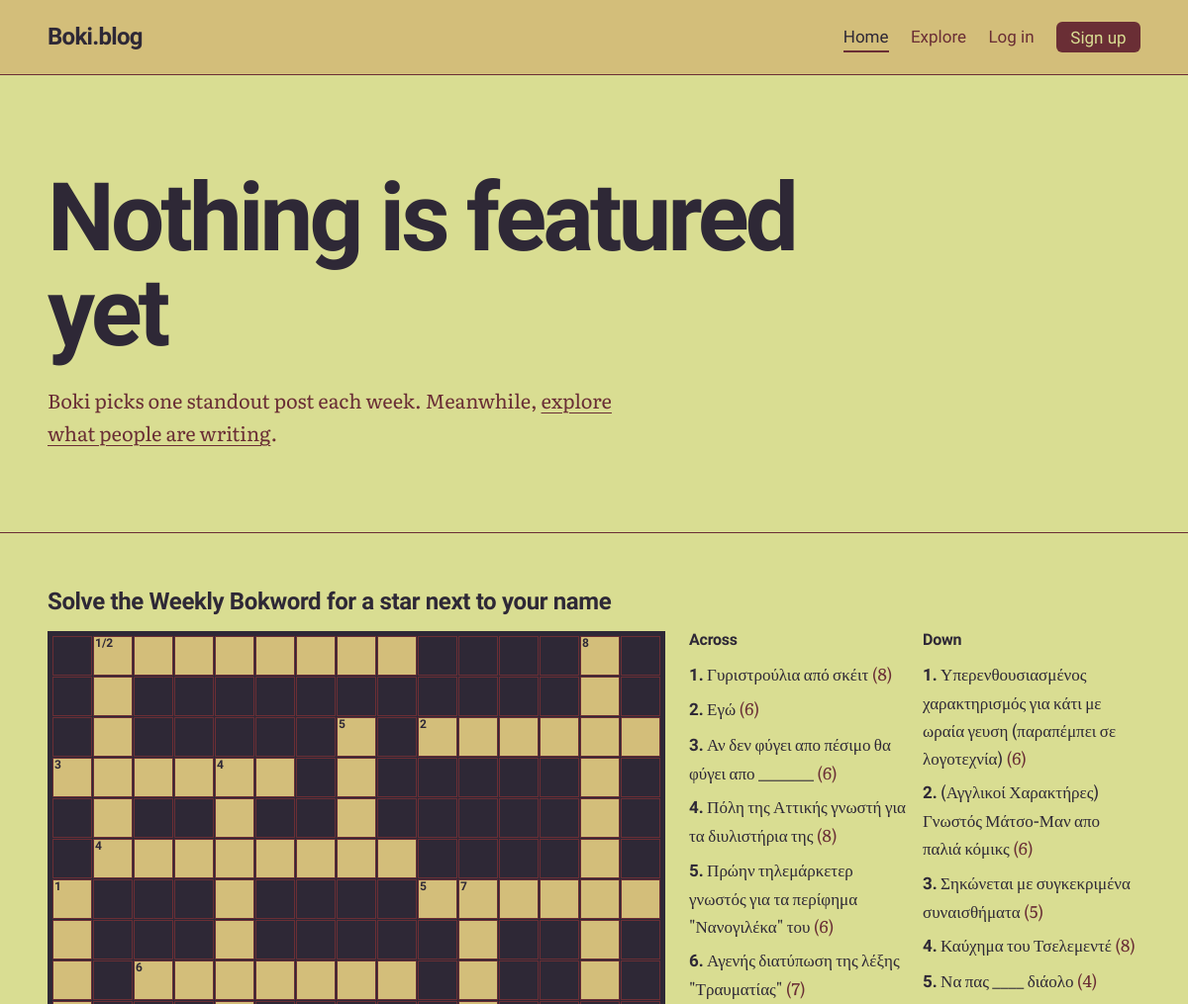
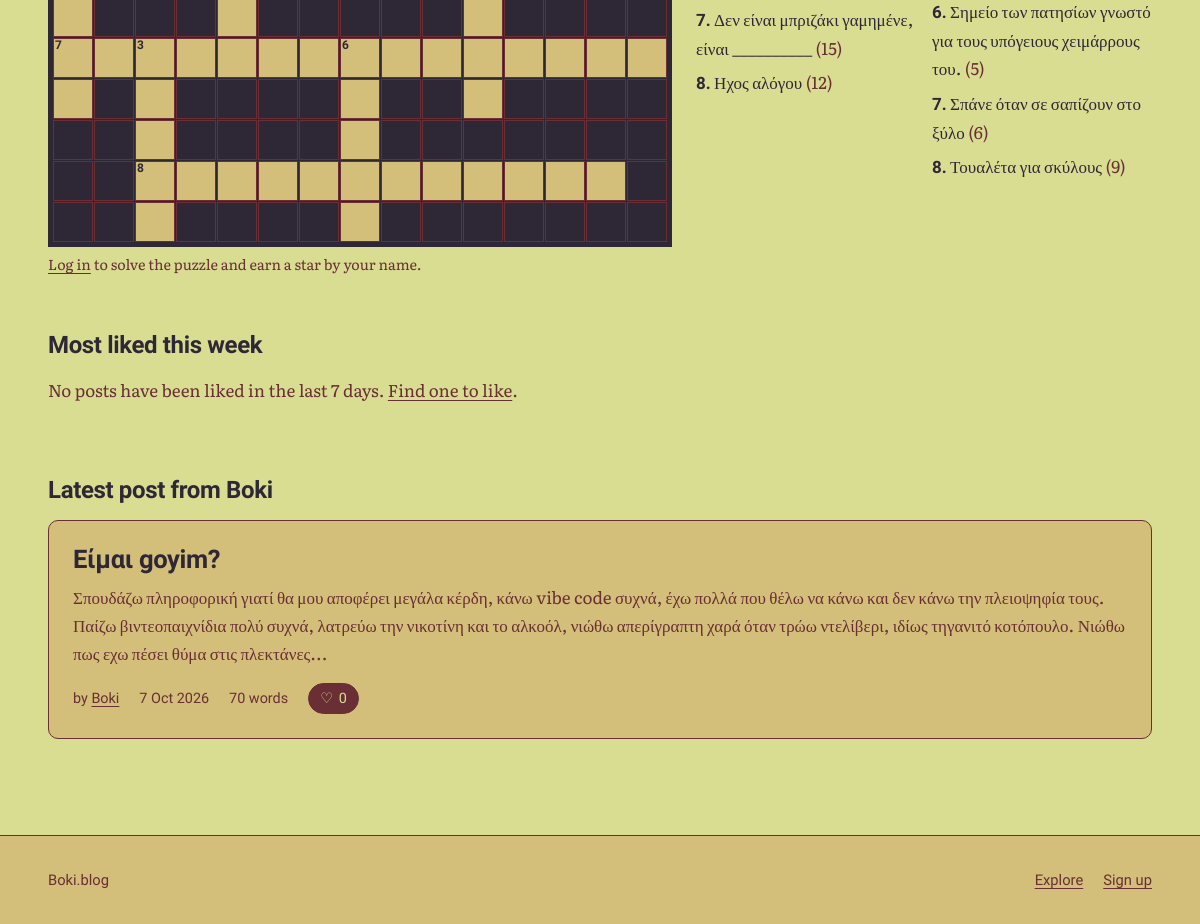
The app's page /, older data (2 pictures, top to bottom).
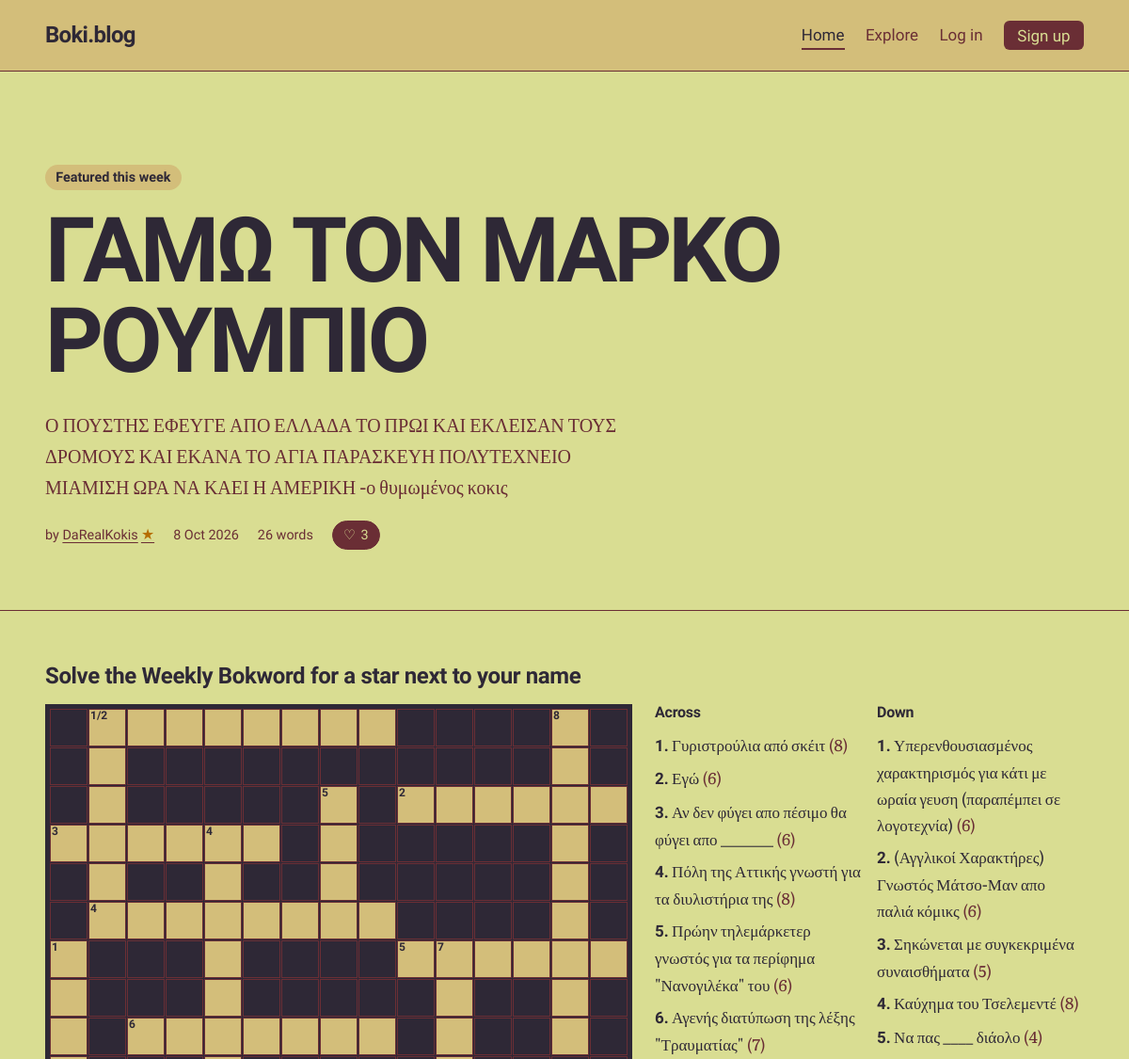
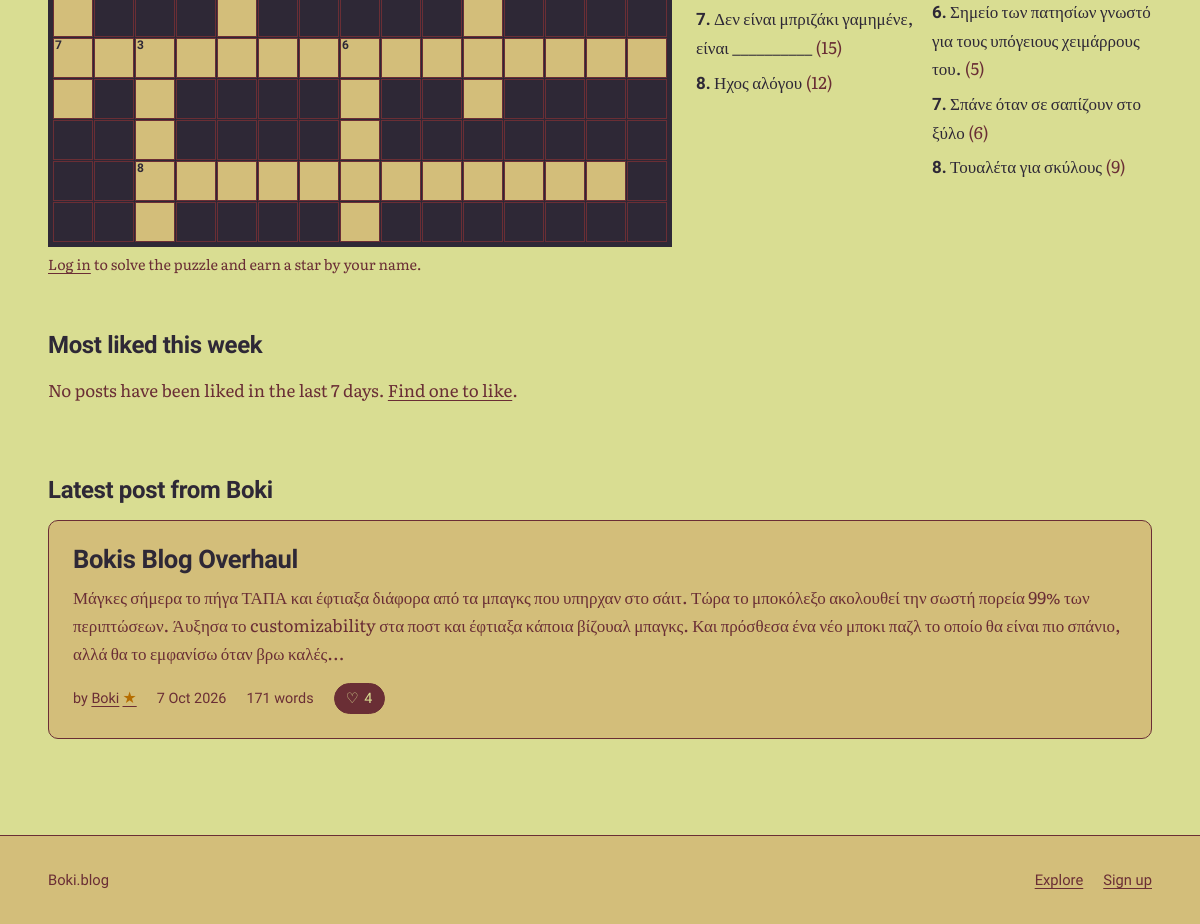
The same page, newer data (2 pictures, top to bottom).
### tables this page shows
CREATE TABLE posts (
    id         INTEGER PRIMARY KEY,
    user_id    INTEGER NOT NULL REFERENCES users(id) ON DELETE CASCADE,
    title      TEXT NOT NULL,
    body       TEXT NOT NULL,
    created_at TEXT NOT NULL DEFAULT (datetime('now')),
    updated_at TEXT,
    image      TEXT,
    text_color TEXT NOT NULL DEFAULT '#2E2836',
    title_color TEXT NOT NULL DEFAULT '#2E2836',
    background_color TEXT NOT NULL DEFAULT '#D9DD92'
, accent_color TEXT NOT NULL DEFAULT '#6A2E35', surface_color TEXT NOT NULL DEFAULT '#D3BE7A', button_text_color TEXT NOT NULL DEFAULT '#D9DD92');

CREATE TABLE users (
    id            INTEGER PRIMARY KEY,
    username      TEXT NOT NULL UNIQUE COLLATE NOCASE,
    password_hash TEXT NOT NULL,
    is_admin      INTEGER NOT NULL DEFAULT 0,
    created_at    TEXT NOT NULL DEFAULT (datetime('now')),
    bio           TEXT NOT NULL DEFAULT '',
    avatar        TEXT,
    profile_bg    TEXT NOT NULL DEFAULT '#D9DD92',
    profile_text  TEXT NOT NULL DEFAULT '#2E2836'
, avatar_position_x INTEGER NOT NULL DEFAULT 50, avatar_position_y INTEGER NOT NULL DEFAULT 50, bokword_victories INTEGER NOT NULL DEFAULT 0, boknections_victories INTEGER NOT NULL DEFAULT 0);

### app.py (the view, shortened to what this page needs)
@app.get("/")
def home():
    top_week = db().execute(
        f"""SELECT * FROM (
                SELECT {POST_COLS},
                  (SELECT COUNT(*) FROM likes w
                    WHERE w.post_id = p.id
                      AND w.created_at >= datetime('now', '-7 days')) AS week_likes
                {POST_FROM})
            WHERE week_likes > 0
            ORDER BY week_likes DESC, like_count DESC, created_at DESC
            LIMIT 4""", (viewer_id(),)).fetchall()
    featured = None
    featured_id = get_setting("featured_post_id")
    if featured_id:
        featured = get_post(int(featured_id))
    latest_admin_post = db().execute(
        f"SELECT {POST_COLS} {POST_FROM} WHERE u.is_admin = 1 "
        "ORDER BY p.created_at DESC, p.id DESC LIMIT 1",
        (viewer_id(),)).fetchone()
    crossword = get_crossword()
    crossword_entries_list = []
    crossword_completed = False
    crossword_answers = ""
    connected_cells = set()
    if crossword:
        crossword_entries_list = crossword_entries(crossword["solution"]) or []
    if crossword:
        connections, _ = crossword_connections(
            crossword_entries_list, crossword["clues"])
        connections = connections or {}
        owner_of = {target: owner for owner, target in connections.items()}
        by_key = {e["key"]: e for e in crossword_entries_list}
        for entry in crossword_entries_list:
            hint = render_hint(crossword["clues"].get(entry["key"], ""))
            entry["hint"] = hint
            entry["hidden"] = entry["key"] in owner_of
            entry["role"] = ("owner" if entry["key"] in connections
                             else "target" if entry["key"] in owner_of else "")
            entry["partner"] = (connections.get(entry["key"])
                                or owner_of.get(entry["key"]))
            owner = owner_of.get(entry["key"])
            entry["display_number"] = (by_key[owner]["number"] if owner
                                       else entry["number"])
            entry["lengths"] = str(entry["length"])
            if entry["key"] in connections:
                entry["lengths"] += ", " + str(
                    by_key[connections[entry["key"]]]["length"])
        for entry in crossword_entries_list:
            if entry["partner"]:
                step = 1 if entry["direction"] == "across" else 15
                start = entry["row"] * 15 + entry["col"]
                connected_cells.update(
                    start + step * i for i in range(entry["length"]))
    boknections = None
    return render_template("home.html", top_week=top_week, featured=featured,
                           latest_admin_post=latest_admin_post,
                           boknections=boknections,
                           crossword=crossword,
                           crossword_entries=crossword_entries_list,
                           crossword_connected_cells=connected_cells,
                           crossword_completed=crossword_completed,
                           crossword_answers=crossword_answers)

### app.py (called while the page is built)
def db():
    if "db" not in g:
        g.db = sqlite3.connect(DB_PATH)
        g.db.row_factory = sqlite3.Row
        g.db.execute("PRAGMA foreign_keys = ON")
    return g.db

def get_setting(key):
    row = db().execute("SELECT value FROM settings WHERE key = ?", (key,)).fetchone()
    return row["value"] if row else None

def viewer_id():
    return g.user["id"] if g.user else -1

def get_crossword():
    row = db().execute(
        "SELECT solution, clues, version, updated_at FROM crossword_state WHERE id = 1"
    ).fetchone()
    if row is None or row["solution"] == "#" * 225:
        return None
    return {
        "solution": row["solution"],
        "clues": json.loads(row["clues"]),
        "version": row["version"],
        "updated_at": row["updated_at"],
    }

def render_hint(hint):
    parts = CONN_TAG_RE.split(hint)
    return Markup("").join(
        escape(part) if i % 3 == 0 else CONN_PLACEHOLDER if i % 3 == 1 else ""
        for i, part in enumerate(parts))

def boknections_enabled():
    return get_setting("boknections_enabled") == "1"

@app.context_processor
def inject_site():
    return {"site_name": app.config["SITE_NAME"]}

### templates/home.html (shortened to what the changed rows need)
{% extends "base.html" %}
{% from "_macros.html" import like_button with context %}
{% from "_macros.html" import user_name %}
{% block content %}
<section class="featured" aria-labelledby="featured-title">
  <div class="wrap">
    {% if featured %}
      <p class="section-note">Featured this week</p>
      <h1 id="featured-title"><a href="{{ url_for('post', post_id=featured.id) }}">{{ featured.title }}</a></h1>
      <p class="lede">{{ featured.body|excerpt(260) }}</p>
      <ul class="meta">
        <li>by <a href="{{ url_for('profile', username=featured.username) }}">{{ user_name(featured.username, featured.crossword_star) }}</a></li>
        <li><time datetime="{{ featured.created_at|iso }}">{{ featured.created_at|date }}</time></li>
        <li>{{ featured.body|wordcount }} {{ 'word' if (featured.body|wordcount) == 1 else 'words' }}</li>
        <li>{{ like_button(featured, '/') }}</li>
      </ul>
    {% else %}
      <h1 id="featured-title">Nothing is featured yet</h1>
      <p class="lede">
        {% if g.user and g.user.is_admin %}
          Pick this week's featured post on the <a href="{{ url_for('admin') }}">Admin page</a>.
        {% else %}
          Boki picks one standout post each week. Meanwhile, <a href="{{ url_for('explore') }}">explore what people are writing</a>.
        {% endif %}
      </p>
    {% endif %}
  </div>
</section>
<div class="wrap home-sections">
  <section class="bokword" aria-labelledby="bokword-title">
    <h2 class="section-title" id="bokword-title">Solve the Weekly Bokword for a star next to your name</h2>
  </section>
  <section aria-labelledby="top-title">
    <h2 class="section-title" id="top-title">Most liked this week</h2>
  </section>
  <section aria-labelledby="admin-post-title">
    {% if latest_admin_post %}
      <h2 class="section-title" id="admin-post-title">Latest post from Boki</h2>
      <article class="admin-latest-post">
        <h3><a href="{{ url_for('post', post_id=latest_admin_post.id) }}">{{ latest_admin_post.title }}</a></h3>
        <p>{{ latest_admin_post.body|excerpt(320) }}</p>
        <ul class="meta">
          <li>by <a href="{{ url_for('profile', username=latest_admin_post.username) }}">{{ user_name(latest_admin_post.username, latest_admin_post.crossword_star) }}</a></li>
          <li><time datetime="{{ latest_admin_post.created_at|iso }}">{{ latest_admin_post.created_at|date }}</time></li>
          <li>{{ latest_admin_post.body|wordcount }} {{ 'word' if (latest_admin_post.body|wordcount) == 1 else 'words' }}</li>
          <li>{{ like_button(latest_admin_post, '/') }}</li>
        </ul>
      </article>
    {% else %}
      <h2 class="section-title" id="admin-post-title">Latest post from Boki</h2>
      <p class="empty">No admin account has published a post yet.</p>
    {% endif %}
  </section>
</div>
{% endblock %}

### templates/_macros.html (shortened to what this page needs)
{% macro like_button(post, next) %}
  {% if g.user %}
    <form class="inline-form" method="post" action="{{ url_for('toggle_like', post_id=post.id) }}">
      <input type="hidden" name="csrf_token" value="{{ csrf_token() }}">
      <input type="hidden" name="next" value="{{ next }}">
      <button class="like {% if post.liked %}is-liked{% endif %}" type="submit" aria-pressed="{{ 'true' if post.liked else 'false' }}">
        <span aria-hidden="true">{{ '♥' if post.liked else '♡' }}</span>
        {{ post.like_count }}
        <span class="sr">{{ 'like' if post.like_count == 1 else 'likes' }}, {{ 'unlike' if post.liked else 'like this post' }}</span>
      </button>
    </form>
  {% else %}
    <a class="like" href="{{ url_for('login', next=next) }}">
      <span aria-hidden="true">♡</span> {{ post.like_count }}
    </a>
  {% endif %}
{% endmacro %}
{% macro user_name(username, crossword_star=false) %}
  {{ username }}{% if crossword_star %}<span class="achievement-star" role="img" aria-label="Solved the current Weekly Bokword" title="Solved the current Weekly Bokword">★</span>{% endif %}
{% endmacro %}

Row changes from the older to the newer data that the page shows:
no longer on this page (row edited): posts: title "Είμαι goyim?", body|excerpt "Σπουδάζω πληροφορική γιατί θα μου αποφέρει μεγάλα κέρδη, κάνω vibe code συχνά, έχω πολλά που θέλω να κάνω και δεν κάνω την πλειοψηφία τους. Παίζω βιντεοπαιχνίδια πολύ συχνά, λατρεύω την νικοτίνη και το αλκοόλ, νιώθω απερίγραπτη χαρά όταν τρώω ντελίβερι, ιδίως τηγανιτό κοτόπουλο. Νιώθω πως εχω πέσει θύμα στις πλεκτάνες...", created_at "7 Oct 2026", body "70", body "words"
added posts: title "ΓΑΜΩ ΤΟΝ ΜΑΡΚΟ ΡΟΥΜΠΙΟ", body|excerpt "Ο ΠΟΥΣΤΗΣ ΕΦΕΥΓΕ ΑΠΟ ΕΛΛΑΔΑ ΤΟ ΠΡΩΙ ΚΑΙ ΕΚΛΕΙΣΑΝ ΤΟΥΣ ΔΡΟΜΟΥΣ ΚΑΙ ΕΚΑΝΑ ΤΟ ΑΓΙΑ ΠΑΡΑΣΚΕΥΗ ΠΟΛΥΤΕΧΝΕΙΟ ΜΙΑΜΙΣΗ ΩΡΑ ΝΑ ΚΑΕΙ Η ΑΜΕΡΙΚΗ -ο θυμωμένος κοκις", created_at "8 Oct 2026", body "26", body "words"
now on this page (row unchanged): users: username "DaRealKokis"
added posts: title "Bokis Blog Overhaul", body|excerpt "Μάγκες σήμερα το πήγα ΤΑΠΑ και έφτιαξα διάφορα από τα μπαγκς που υπηρχαν στο σάιτ. Τώρα το μποκόλεξο ακολουθεί την σωστή πορεία 99% των περιπτώσεων. Άυξησα το customizability στα ποστ και έφτιαξα κάποια βίζουαλ μπαγκς. Και πρόσθεσα ένα νέο μποκι παζλ το οποίο θα είναι πιο σπάνιο, αλλά θα το εμφανίσω όταν βρω καλές...", created_at "7 Oct 2026", body "171", body "words"
Text that changed along with them:
{{ post.like_count }}: "0" → "3 4"
text no longer shown: "♡ Nothing is featured yet Boki picks one standout post each week. Meanwhile, explore what people are writing ."
text now shown: "Featured this week by ★ ★ ♡ ♡"
